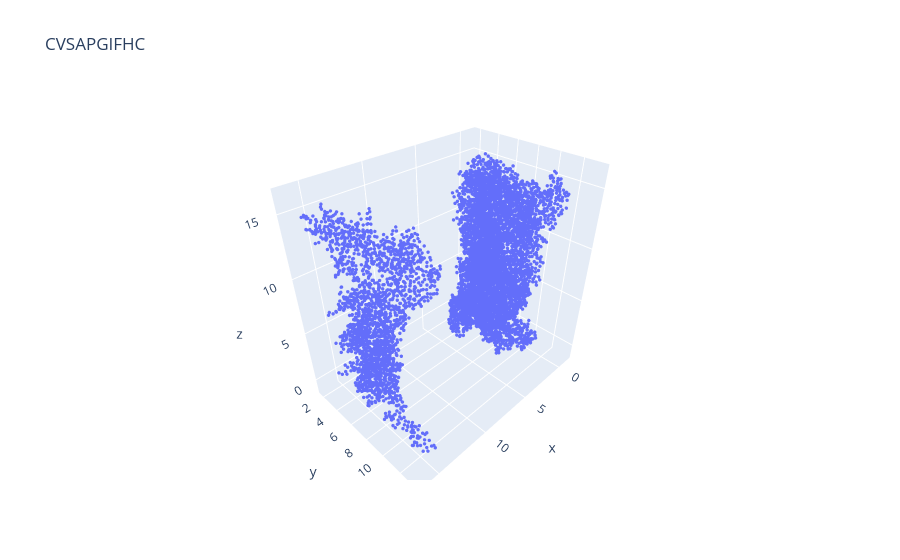
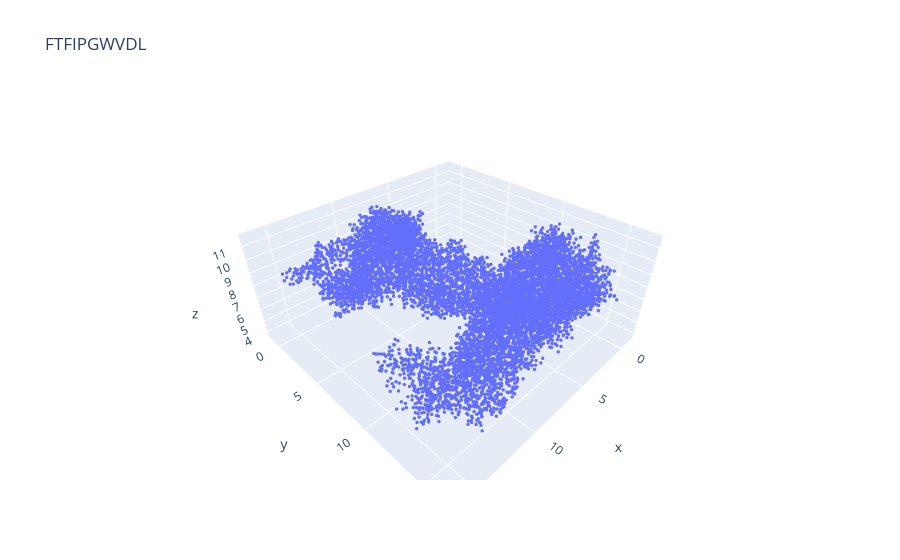
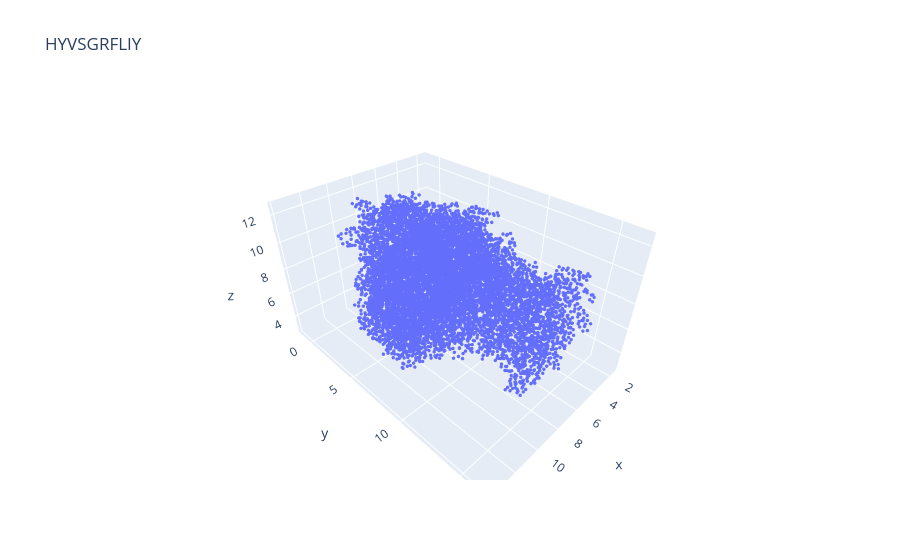
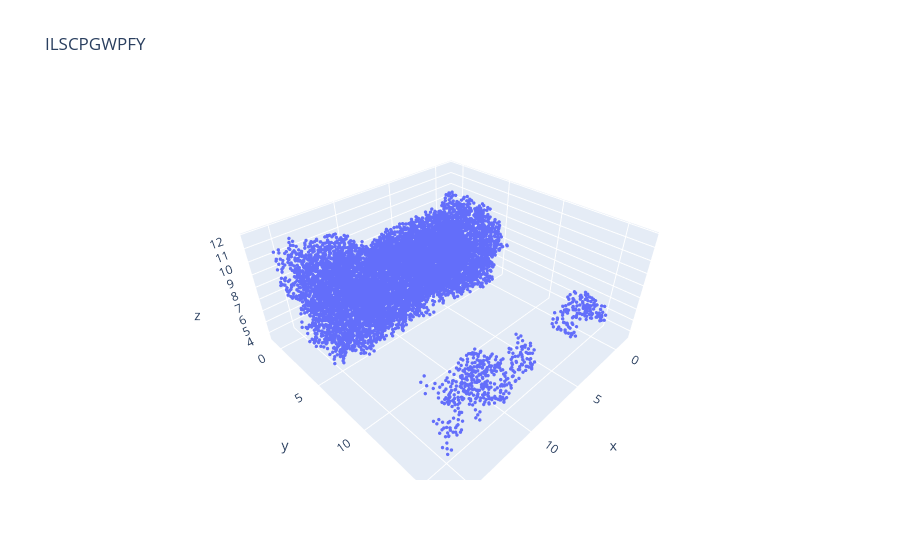

The notebook cell these images were saved under, in order:
### Code cell
# Loop through all peptides in run_1 and plot frame_000397
import os
from pathlib import Path

run1_path = Path('/home/go73dov/CoarsePep3D/data/peptides/fibers/run_1')
for peptide in sorted(run1_path.iterdir()):
    frame_file = peptide / 'last_five_frames' / 'frame_000397.gro'
    if frame_file.exists():
        coords = np.array([[float(line.split()[i]) for i in [-3,-2,-1]] 
                          for line in open(frame_file).readlines()[2:-1]])
        go.Figure(go.Scatter3d(x=coords[:,0], y=coords[:,1], z=coords[:,2], 
                              mode='markers', marker=dict(size=2)),
                 layout=dict(title=peptide.name)).show()

### Figure 1 — Plotly figure (JSON) as saved in the notebook; plotly's stock layout.template omitted (floating-point values rounded to 4 significant figures; data arrays with more than 128 entries replaced by an {"elided": "..."} marker saying what was removed)
{"data": [{"marker": {"size": 2}, "mode": "markers", "type": "scatter3d", "x": {"elided": "6900 float values"}, "y": {"elided": "6900 float values"}, "z": {"elided": "6900 float values"}}], "layout": {"title": {"text": "CVSAPGIFHC"}}}

### Figure 2 — Plotly figure (JSON) as saved in the notebook; plotly's stock layout.template omitted (floating-point values rounded to 4 significant figures; data arrays with more than 128 entries replaced by an {"elided": "..."} marker saying what was removed)
{"data": [{"marker": {"size": 2}, "mode": "markers", "type": "scatter3d", "x": {"elided": "8100 float values"}, "y": {"elided": "8100 float values"}, "z": {"elided": "8100 float values"}}], "layout": {"title": {"text": "FTFIPGWVDL"}}}

### Figure 3 — Plotly figure (JSON) as saved in the notebook; plotly's stock layout.template omitted (floating-point values rounded to 4 significant figures; data arrays with more than 128 entries replaced by an {"elided": "..."} marker saying what was removed)
{"data": [{"marker": {"size": 2}, "mode": "markers", "type": "scatter3d", "x": {"elided": "9000 float values"}, "y": {"elided": "9000 float values"}, "z": {"elided": "9000 float values"}}], "layout": {"title": {"text": "HYVSGRFLIY"}}}

### Figure 4 — Plotly figure (JSON) as saved in the notebook; plotly's stock layout.template omitted (floating-point values rounded to 4 significant figures; data arrays with more than 128 entries replaced by an {"elided": "..."} marker saying what was removed)
{"data": [{"marker": {"size": 2}, "mode": "markers", "type": "scatter3d", "x": {"elided": "8400 float values"}, "y": {"elided": "8400 float values"}, "z": {"elided": "8400 float values"}}], "layout": {"title": {"text": "ILSCPGWPFY"}}}
